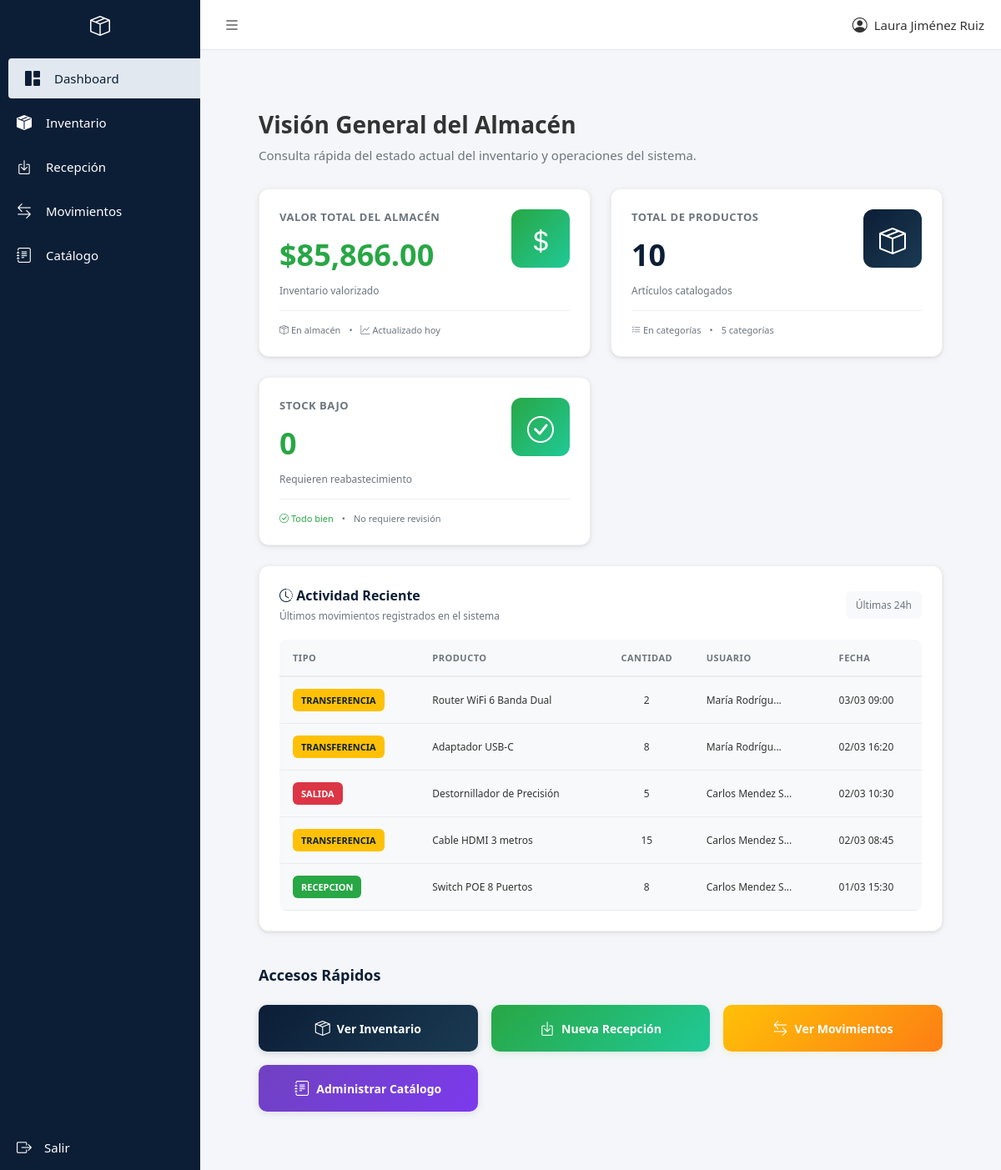
The app's page /System/interface/dashboard/index.php (signed in) with its own data.
### tables this page shows
CREATE TABLE `movimientos` (
  `ID_MOVIMIENTO` int(11) NOT NULL,
  `ID_PRODUCTO` int(11) NOT NULL,
  `ID_LOTE` int(11) NOT NULL,
  `ID_USUARIO` int(11) NOT NULL,
  `ID_UBICACION_ORIGEN` int(11) DEFAULT NULL,
  `ID_UBICACION_DESTINO` int(11) DEFAULT NULL,
  `TIPO_MOVIMIENTO` varchar(20) NOT NULL,
  `CANTIDAD` int(11) NOT NULL,
  `FECHA` datetime DEFAULT current_timestamp()
);

CREATE TABLE `productos` (
  `ID_PRODUCTO` int(11) NOT NULL,
  `ID_CATEGORIA` int(11) NOT NULL,
  `SKU` varchar(50) NOT NULL,
  `CODIGO_BARRAS` varchar(50) DEFAULT NULL,
  `NOMBRE` varchar(200) DEFAULT NULL,
  `PRECIO` decimal(10,2) NOT NULL,
  `STOCK_MINIMO` int(11) DEFAULT 10
);

CREATE TABLE `usuarios` (
  `ID_USUARIO` int(11) NOT NULL,
  `NOMBRE` varchar(100) NOT NULL,
  `EMAIL` varchar(100) NOT NULL,
  `PASSWORD_USUARIO` varchar(256) NOT NULL,
  `ROL` varchar(20) NOT NULL DEFAULT 'OPERADOR',
  `ACTIVO` tinyint(1) DEFAULT 1
);

### System/config/database.php (called while the page is built)
<?php
return [
    'driver' => 'mysql',
    'host' => '127.0.0.1',
    'port' => 3306,
    'database' => 'Base_Inventario',
    'username' => 'root',
    'password' => '',
    'charset' => 'utf8mb4',
    'collation' => 'utf8mb4_unicode_ci',
];

### System/core/Database.php (called while the page is built, shortened)
<?php
class Database {
    private $connection;
    private $config;
    public function __construct() {
        $this->config = require __DIR__ . '/../config/database.php';
    }
    private function connect() {
        try {
            $this->connection = new mysqli(
                $this->config['host'],
                $this->config['username'],
                $this->config['password'],
                $this->config['database'],
                $this->config['port']
            );
            $this->connection->set_charset($this->config['charset']);
        } catch (Exception $e) {
            die("Error al conectar a la base de datos: " . $e->getMessage());
        }
    }
    public function select($query) {
        $result = $this->connection->query($query);
        $data = [];
        while ($row = $result->fetch_assoc()) {
            $data[] = $row;
        }
        return $data;
    }
}

### System/bootstrap.php (called while the page is built, shortened)
<?php
require_once __DIR__ . '/core/Database.php';
function db() {
    static $database = null;
    if ($database === null) {
        $database = new Database();
    }
    return $database;
}

### System/interface/dashboard/index.php (the view, shortened to what this page needs)
<?php
require_once __DIR__ . '/../../bootstrap.php';
$base_url = '/Sistema_Inventario';
include __DIR__ . '/../layouts/header.php';
?>
<div class="page-container">
    <div class="page-header">
        <h1 class="page-title">Visión General del Almacén</h1>
        <p class="page-subtitle">
            Consulta rápida del estado actual del inventario y operaciones del sistema.
        </p>
    </div>
    <section class="dashboard-content">
        <div class="card">
            <div style="display: flex; justify-content: space-between; align-items: flex-start;">
                <div style="flex: 1;">
                    <p style="margin: 0; font-size: 13px; color: #6c757d; text-transform: uppercase; letter-spacing: 0.5px; font-weight: 600;">Valor Total del Almacén</p>
                    <p style="font-size: 36px; font-weight: 700; color: #28a745; margin: 12px 0 0 0;">
                        <?php
                        $valor_query = db()->select("
                            SELECT SUM(p.PRECIO * i.CANTIDAD_DISPONIBLE) as total
                            FROM inventario i
                            JOIN productos p ON i.ID_PRODUCTO = p.ID_PRODUCTO
                            WHERE i.CANTIDAD_DISPONIBLE > 0
                        ");
                        $valor_total = $valor_query[0]['total'] ?? 0;
                        echo '$' . number_format($valor_total, 2, '.', ',');
                        ?>
                    </p>
                    <p style="margin: 10px 0 0 0; font-size: 12px; color: #6c757d;">Inventario valorizado</p>
                </div>
                <div style="width: 70px; height: 70px; background: linear-gradient(135deg, #28a745, #20c997); border-radius: 12px; display: flex; align-items: center; justify-content: center; font-size: 32px; padding-top: 4px;">
                    <i class="bi bi-currency-dollar" style="color: white;"></i>
                </div>
            </div>
            <div style="margin-top: 15px; padding-top: 15px; border-top: 1px solid #eee; display: flex; align-items: center; gap: 10px;">
                <span style="font-size: 11px; color: #6c757d;"><i class="bi bi-box-seam"></i> En almacén</span>
                <span style="font-size: 11px; color: #6c757d;"> • </span>
                <span style="font-size: 11px; color: #6c757d;"><i class="bi bi-graph-up"></i> Actualizado hoy</span>
            </div>
        </div>
        <div class="card">
            <div style="display: flex; justify-content: space-between; align-items: flex-start;">
                <div style="flex: 1;">
                    <p style="margin: 0; font-size: 13px; color: #6c757d; text-transform: uppercase; letter-spacing: 0.5px; font-weight: 600;">Total de Productos</p>
                    <p style="font-size: 36px; font-weight: 700; color: #0b1e36; margin: 12px 0 0 0;">
                        <?php
                        $total_query = db()->select("
                            SELECT COUNT(DISTINCT ID_PRODUCTO) as total
                            FROM productos
                        ");
                        $total_productos = $total_query[0]['total'] ?? 0;
                        echo number_format($total_productos);
                        ?>
                    </p>
                    <p style="margin: 10px 0 0 0; font-size: 12px; color: #6c757d;">Artículos catalogados</p>
                </div>
                <div style="width: 70px; height: 70px; background: linear-gradient(135deg, #0b1e36, #1a3a52); border-radius: 12px; display: flex; align-items: center; justify-content: center; font-size: 32px; padding-top: 4px;">
                    <i class="bi bi-box-seam" style="color: white;"></i>
                </div>
            </div>
            <div style="margin-top: 15px; padding-top: 15px; border-top: 1px solid #eee; display: flex; align-items: center; gap: 10px;">
                <span style="font-size: 11px; color: #6c757d;"><i class="bi bi-list-check"></i> En categorías</span>
                <span style="font-size: 11px; color: #6c757d;"> • </span>
                <span style="font-size: 11px; color: #6c757d;">
                    <?php
                    $cat_query = db()->select("SELECT COUNT(*) as total FROM categorias");
                    echo $cat_query[0]['total'] ?? 0;
                    ?> categorías
                </span>
            </div>
        </div>
        <div class="card">
            <div style="display: flex; justify-content: space-between; align-items: flex-start;">
                <div style="flex: 1;">
                    <p style="margin: 0; font-size: 13px; color: #6c757d; text-transform: uppercase; letter-spacing: 0.5px; font-weight: 600;">Stock Bajo</p>
                    <p style="font-size: 36px; font-weight: 700; color: <?= $stock_bajo > 0 ? '#dc3545' : '#28a745' ?>; margin: 12px 0 0 0;">
                        <?php
                        $bajo_query = db()->select("
                            SELECT COUNT(DISTINCT i.ID_PRODUCTO) as total
                            FROM inventario i
                            JOIN productos p ON i.ID_PRODUCTO = p.ID_PRODUCTO
                            WHERE i.CANTIDAD_DISPONIBLE < p.STOCK_MINIMO
                            AND i.CANTIDAD_DISPONIBLE > 0
                        ");
                        $stock_bajo = $bajo_query[0]['total'] ?? 0;
                        echo $stock_bajo;
                        ?>
                    </p>
                    <p style="margin: 10px 0 0 0; font-size: 12px; color: #6c757d;">Requieren reabastecimiento</p>
                </div>
                <div style="width: 70px; height: 70px; background: linear-gradient(135deg, <?= $stock_bajo > 0 ? '#dc3545, #fd7e14' : '#28a745, #20c997' ?>); border-radius: 12px; display: flex; align-items: center; justify-content: center; font-size: 32px; padding-top: 4px;">
                    <i class="bi <?= $stock_bajo > 0 ? 'bi-exclamation-triangle' : 'bi-check-circle' ?>" style="color: white;"></i>
                </div>
            </div>
            <div style="margin-top: 15px; padding-top: 15px; border-top: 1px solid #eee; display: flex; align-items: center; gap: 10px;">
                <?php if ($stock_bajo > 0): ?>
                    <span style="font-size: 11px; color: #dc3545;"><i class="bi bi-bell"></i> Prioritario</span>
                    <span style="font-size: 11px; color: #6c757d;"> • </span>
                    <span style="font-size: 11px; color: #6c757d;">Revisar ahora</span>
                <?php else: ?>
                    <span style="font-size: 11px; color: #28a745;"><i class="bi bi-check-circle"></i> Todo bien</span>
                    <span style="font-size: 11px; color: #6c757d;"> • </span>
                    <span style="font-size: 11px; color: #6c757d;">No requiere revisión</span>
                <?php endif; ?>
            </div>
        </div>
        <div class="card" style="grid-column: 1 / -1;">
            <div style="display: flex; justify-content: space-between; align-items: center; margin-bottom: 20px;">
                <div>
                    <h3 style="margin: 0; font-size: 16px; color: #0b1e36; font-weight: 600;"><i class="bi bi-clock-history"></i> Actividad Reciente</h3>
                    <p style="margin: 5px 0 0 0; font-size: 12px; color: #6c757d;">Últimos movimientos registrados en el sistema</p>
                </div>
                <div style="background-color: #f8f9fa; padding: 8px 12px; border-radius: 6px; font-size: 12px; color: #6c757d;">
                    Últimas 24h
                </div>
            </div>
            <div style="margin-top: 15px;">
                <?php
                $actividad_query = db()->select("
                    SELECT
                        m.ID_MOVIMIENTO,
                        m.TIPO_MOVIMIENTO,
                        m.CANTIDAD,
                        m.FECHA,
                        p.NOMBRE,
                        u.NOMBRE as USUARIO_NOMBRE
                    FROM movimientos m
                    JOIN productos p ON m.ID_PRODUCTO = p.ID_PRODUCTO
                    JOIN usuarios u ON m.ID_USUARIO = u.ID_USUARIO
                    ORDER BY m.FECHA DESC
                    LIMIT 10
                ");
                if (!empty($actividad_query)) {
                    ?>
                    <div class="actividad-table-container" id="actividadContainer">
                        <table class="actividad-table" id="actividadTable">
                            <thead>
                                <tr>
                                    <th>Tipo</th>
                                    <th>Producto</th>
                                    <th style="text-align: center;">Cantidad</th>
                                    <th>Usuario</th>
                                    <th>Fecha</th>
                                </tr>
                            </thead>
                            <tbody id="actividadBody">
                                <?php
                                foreach ($actividad_query as $mov) {
                                    $tipo_class = match($mov['TIPO_MOVIMIENTO']) {
                                        'RECEPCION' => 'tipo-recepcion',
                                        'TRANSFERENCIA' => 'tipo-transferencia',
                                        'SALIDA' => 'tipo-salida',
                                        default => 'tipo-transferencia'
                                    };
                                    echo '<tr data-id="' . $mov['ID_MOVIMIENTO'] . '">';
                                    echo '<td><span class="tipo-movimiento ' . $tipo_class . '">' . htmlspecialchars($mov['TIPO_MOVIMIENTO']) . '</span></td>';
                                    echo '<td title="' . htmlspecialchars($mov['NOMBRE']) . '">' . htmlspecialchars(substr($mov['NOMBRE'], 0, 30)) . (strlen($mov['NOMBRE']) > 30 ? '...' : '') . '</td>';
                                    echo '<td style="text-align: center;">' . $mov['CANTIDAD'] . '</td>';
                                    echo '<td title="' . htmlspecialchars($mov['USUARIO_NOMBRE']) . '">' . htmlspecialchars(substr($mov['USUARIO_NOMBRE'], 0, 15)) . (strlen($mov['USUARIO_NOMBRE']) > 15 ? '...' : '') . '</td>';
                                    echo '<td>' . date('d/m H:i', strtotime($mov['FECHA'])) . '</td>';
                                    echo '</tr>';
                                }
                                ?>
                            </tbody>
                        </table>
                    </div>
                    <?php
                }
                ?>
            </div>
        </div>
    </section>
    <section style="margin-top: 40px;">
        <h2 style="margin-bottom: 24px; font-size: 18px; font-weight: 600; color: #0b1e36;">Accesos Rápidos</h2>
        <div style="display: grid; grid-template-columns: repeat(auto-fit, minmax(200px, 1fr)); gap: 16px;">
            <a href="<?= $base_url ?>/inventario.php" class="btn btn-primary" style="display: flex; align-items: center; justify-content: center; padding: 16px; border-radius: 10px; border: none; background: linear-gradient(135deg, #0b1e36, #1a3a52); color: white; text-decoration: none; font-weight: 600; transition: all 0.3s ease; box-shadow: 0 2px 8px rgba(11, 30, 54, 0.15);">
                <i class="bi bi-box-seam" style="margin-right: 8px; font-size: 18px;"></i> Ver Inventario
            </a>
            <a href="<?= $base_url ?>/recepcion.php" class="btn btn-success" style="display: flex; align-items: center; justify-content: center; padding: 16px; border-radius: 10px; border: none; background: linear-gradient(135deg, #28a745, #20c997); color: white; text-decoration: none; font-weight: 600; transition: all 0.3s ease; box-shadow: 0 2px 8px rgba(40, 167, 69, 0.15);">
                <i class="bi bi-box-arrow-in-down" style="margin-right: 8px; font-size: 18px;"></i> Nueva Recepción
            </a>
            <a href="<?= $base_url ?>/movimientos.php" class="btn btn-warning" style="display: flex; align-items: center; justify-content: center; padding: 16px; border-radius: 10px; border: none; background: linear-gradient(135deg, #ffc107, #fd7e14); color: white; text-decoration: none; font-weight: 600; transition: all 0.3s ease; box-shadow: 0 2px 8px rgba(255, 193, 7, 0.15);">
                <i class="bi bi-arrow-left-right" style="margin-right: 8px; font-size: 18px;"></i> Ver Movimientos
            </a>
            <a href="<?= $base_url ?>/catalogo.php" class="btn btn-primary" style="display: flex; align-items: center; justify-content: center; padding: 16px; border-radius: 10px; border: none; background: linear-gradient(135deg, #6f42c1, #7c3aed); color: white; text-decoration: none; font-weight: 600; transition: all 0.3s ease; box-shadow: 0 2px 8px rgba(111, 66, 193, 0.15);">
                <i class="bi bi-journal-text" style="margin-right: 8px; font-size: 18px;"></i> Administrar Catálogo
            </a>
        </div>
    </section>
</div>
<?php
include __DIR__ . '/../layouts/footer.php';
?>

### records on screen
movimientos: TIPO_MOVIMIENTO "TRANSFERENCIA", ID_PRODUCTO.NOMBRE "Router WiFi 6 Banda Dual", CANTIDAD "2", ID_USUARIO.NOMBRE "María Rodrígu", FECHA "03/03 09:00"
movimientos: TIPO_MOVIMIENTO "TRANSFERENCIA", ID_PRODUCTO.NOMBRE "Adaptador USB-C", CANTIDAD "8", ID_USUARIO.NOMBRE "María Rodrígu", FECHA "02/03 16:20"
movimientos: TIPO_MOVIMIENTO "SALIDA", ID_PRODUCTO.NOMBRE "Destornillador de Precisión", CANTIDAD "5", ID_USUARIO.NOMBRE "Carlos Mendez S", FECHA "02/03 10:30"
movimientos: TIPO_MOVIMIENTO "TRANSFERENCIA", ID_PRODUCTO.NOMBRE "Cable HDMI 3 metros", CANTIDAD "15", ID_USUARIO.NOMBRE "Carlos Mendez S", FECHA "02/03 08:45"
movimientos: TIPO_MOVIMIENTO "RECEPCION", ID_PRODUCTO.NOMBRE "Switch POE 8 Puertos", CANTIDAD "8", ID_USUARIO.NOMBRE "Carlos Mendez S", FECHA "01/03 15:30"

### other values on screen
$nombreUsuario "Laura Jiménez Ruiz"
$valor_total "85,866.00"
$total_productos "10"
$cat_query[0]['total'] "5"
$stock_bajo "0"
